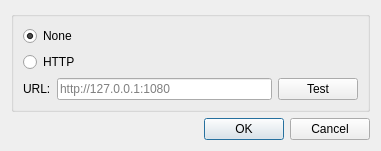
<?xml version="1.0" encoding="UTF-8"?>
<ui version="4.0">
 <class>Dialog</class>
 <widget class="QDialog" name="Dialog">
  <property name="geometry">
   <rect>
    <x>0</x>
    <y>0</y>
    <width>381</width>
    <height>115</height>
   </rect>
  </property>
  <property name="windowTitle">
   <string>Proxy setting</string>
  </property>
  <property name="autoFillBackground">
   <bool>false</bool>
  </property>
  <property name="sizeGripEnabled">
   <bool>false</bool>
  </property>
  <layout class="QVBoxLayout" name="verticalLayout">
   <item>
    <widget class="QGroupBox" name="groupBox">
     <property name="title">
      <string/>
     </property>
     <layout class="QVBoxLayout" name="verticalLayout_2">
      <item>
       <widget class="QRadioButton" name="radioButtonNone">
        <property name="sizePolicy">
         <sizepolicy hsizetype="Minimum" vsizetype="Fixed">
          <horstretch>0</horstretch>
          <verstretch>0</verstretch>
         </sizepolicy>
        </property>
        <property name="font">
         <font>
          <pointsize>9</pointsize>
         </font>
        </property>
        <property name="text">
         <string>None</string>
        </property>
        <property name="checked">
         <bool>true</bool>
        </property>
       </widget>
      </item>
      <item>
       <widget class="QRadioButton" name="radioButtonHTTP">
        <property name="enabled">
         <bool>true</bool>
        </property>
        <property name="sizePolicy">
         <sizepolicy hsizetype="Minimum" vsizetype="Fixed">
          <horstretch>0</horstretch>
          <verstretch>0</verstretch>
         </sizepolicy>
        </property>
        <property name="font">
         <font>
          <pointsize>9</pointsize>
         </font>
        </property>
        <property name="text">
         <string>HTTP</string>
        </property>
       </widget>
      </item>
      <item>
       <layout class="QGridLayout" name="gridLayout">
        <item row="0" column="1">
         <widget class="QLineEdit" name="lineEditHttpProxy">
          <property name="toolTip">
           <string/>
          </property>
          <property name="statusTip">
           <string/>
          </property>
          <property name="inputMethodHints">
           <set>Qt::ImhUrlCharactersOnly</set>
          </property>
          <property name="placeholderText">
           <string>http://127.0.0.1:1080</string>
          </property>
         </widget>
        </item>
        <item row="0" column="0">
         <widget class="QLabel" name="label">
          <property name="font">
           <font>
            <pointsize>9</pointsize>
           </font>
          </property>
          <property name="text">
           <string>URL:</string>
          </property>
         </widget>
        </item>
        <item row="0" column="2">
         <widget class="QPushButton" name="pushButtonTest">
          <property name="enabled">
           <bool>true</bool>
          </property>
          <property name="font">
           <font>
            <pointsize>9</pointsize>
           </font>
          </property>
          <property name="text">
           <string>Test</string>
          </property>
         </widget>
        </item>
       </layout>
      </item>
     </layout>
    </widget>
   </item>
   <item>
    <widget class="QDialogButtonBox" name="buttonBox">
     <property name="orientation">
      <enum>Qt::Horizontal</enum>
     </property>
     <property name="standardButtons">
      <set>QDialogButtonBox::Cancel|QDialogButtonBox::Ok</set>
     </property>
    </widget>
   </item>
  </layout>
 </widget>
 <resources/>
 <connections>
  <connection>
   <sender>buttonBox</sender>
   <signal>accepted()</signal>
   <receiver>Dialog</receiver>
   <slot>accept()</slot>
   <hints>
    <hint type="sourcelabel">
     <x>224</x>
     <y>100</y>
    </hint>
    <hint type="destinationlabel">
     <x>157</x>
     <y>108</y>
    </hint>
   </hints>
  </connection>
  <connection>
   <sender>buttonBox</sender>
   <signal>rejected()</signal>
   <receiver>Dialog</receiver>
   <slot>reject()</slot>
   <hints>
    <hint type="sourcelabel">
     <x>255</x>
     <y>102</y>
    </hint>
    <hint type="destinationlabel">
     <x>261</x>
     <y>108</y>
    </hint>
   </hints>
  </connection>
  <connection>
   <sender>radioButtonNone</sender>
   <signal>clicked(bool)</signal>
   <receiver>lineEditHttpProxy</receiver>
   <slot>setDisabled(bool)</slot>
   <hints>
    <hint type="sourcelabel">
     <x>130</x>
     <y>19</y>
    </hint>
    <hint type="destinationlabel">
     <x>111</x>
     <y>60</y>
    </hint>
   </hints>
  </connection>
  <connection>
   <sender>radioButtonNone</sender>
   <signal>clicked(bool)</signal>
   <receiver>pushButtonTest</receiver>
   <slot>setDisabled(bool)</slot>
   <hints>
    <hint type="sourcelabel">
     <x>130</x>
     <y>19</y>
    </hint>
    <hint type="destinationlabel">
     <x>219</x>
     <y>60</y>
    </hint>
   </hints>
  </connection>
  <connection>
   <sender>radioButtonHTTP</sender>
   <signal>clicked(bool)</signal>
   <receiver>pushButtonTest</receiver>
   <slot>setEnabled(bool)</slot>
   <hints>
    <hint type="sourcelabel">
     <x>130</x>
     <y>36</y>
    </hint>
    <hint type="destinationlabel">
     <x>219</x>
     <y>60</y>
    </hint>
   </hints>
  </connection>
  <connection>
   <sender>radioButtonHTTP</sender>
   <signal>clicked(bool)</signal>
   <receiver>lineEditHttpProxy</receiver>
   <slot>setEnabled(bool)</slot>
   <hints>
    <hint type="sourcelabel">
     <x>130</x>
     <y>36</y>
    </hint>
    <hint type="destinationlabel">
     <x>111</x>
     <y>60</y>
    </hint>
   </hints>
  </connection>
 </connections>
</ui>
